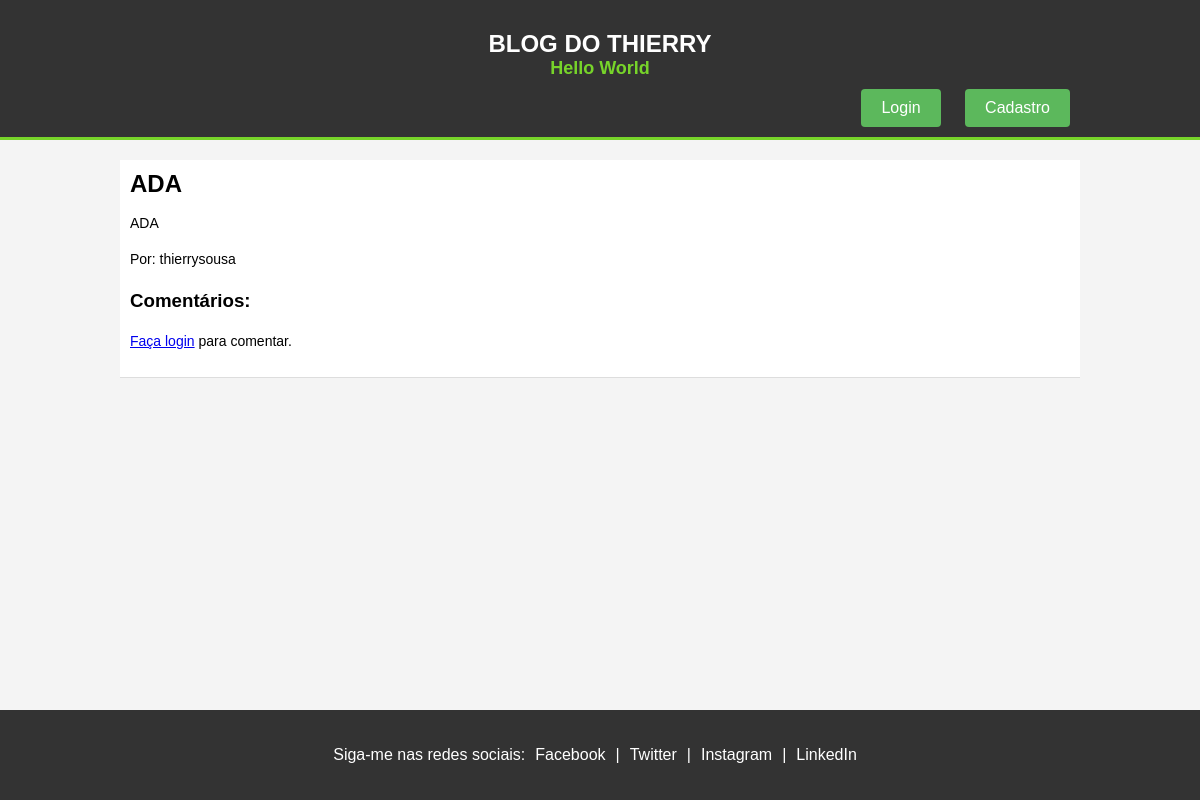
The app's page /, older data.
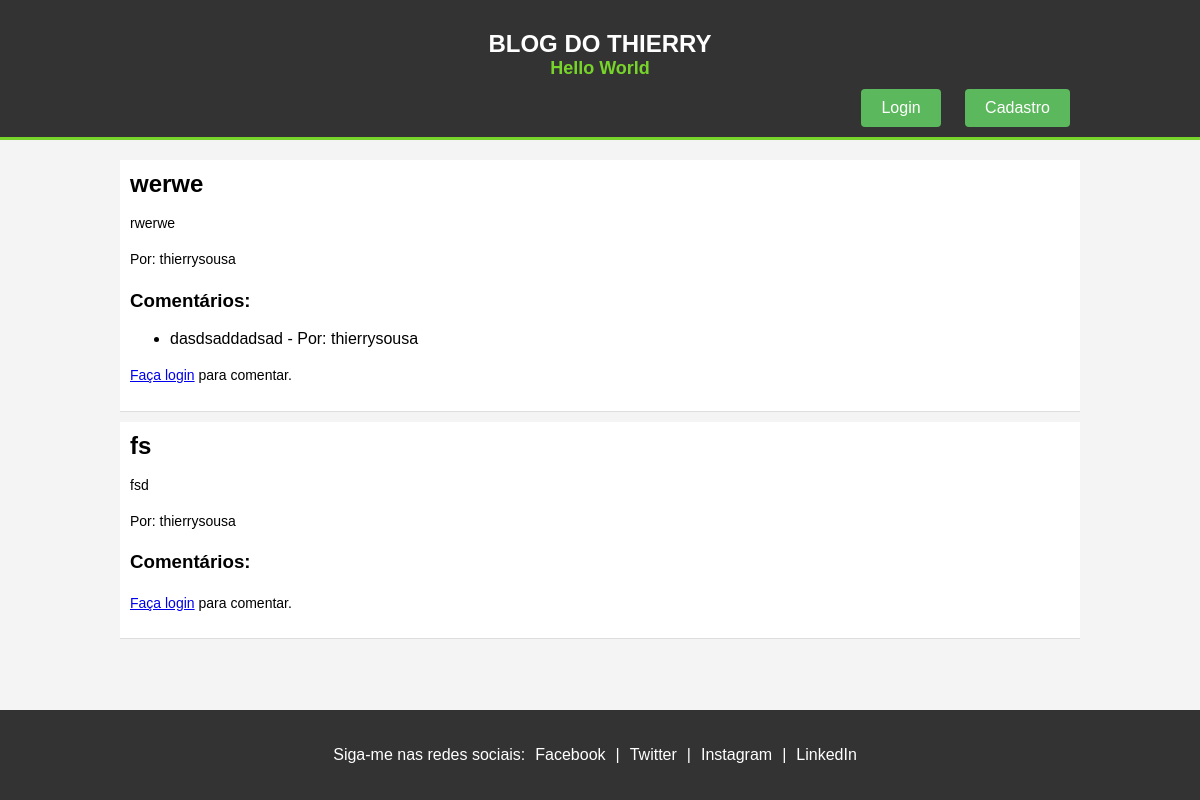
The same page, newer data.
### main.py (models this page shows, shortened)
class Post(db.Model):
    id = db.Column(db.Integer, primary_key=True)
    title = db.Column(db.String(100), nullable=False)
    content = db.Column(db.Text, nullable=False)
    user_id = db.Column(db.Integer, db.ForeignKey('user.id'), nullable=False)
    comments = db.relationship('Comment', backref='post', lazy=True)

class User(UserMixin, db.Model):
    id = db.Column(db.Integer, primary_key=True)
    username = db.Column(db.String(50), unique=True, nullable=False)
    password_hash = db.Column(db.String(100), nullable=False)
    admin = db.Column(db.Boolean, default=False)
    posts = db.relationship('Post', backref='author', lazy=True)
    comments = db.relationship('Comment', backref='user', lazy=True)

class Comment(db.Model):
    id = db.Column(db.Integer, primary_key=True)
    text = db.Column(db.Text, nullable=False)
    timestamp = db.Column(db.DateTime, default=datetime.utcnow)
    user_id = db.Column(db.Integer, db.ForeignKey('user.id'), nullable=False)
    post_id = db.Column(db.Integer, db.ForeignKey('post.id'), nullable=False)

### main.py (the view)
@app.route('/')
def index():
    posts = Post.query.all()
    comments = Comment.query.all()
    return render_template("index.html", posts=posts, comments=comments)

### main.py (called while the page is built)
@app.after_request
def add_header(response):
    response.headers["X-Frame-Options"] = "DENY"
    response.headers["Content-Security-Policy"] = "script-src 'unsafe-inline';"
    response.headers["Access-Control-Allow-Origin"] = "*"
    response.headers["Access-Control-Allow-Credentials"] = "true"
    return response

### templates/index.html (shortened to what this page needs)
<!DOCTYPE html>
<html lang="en">
<head>
    <link rel="stylesheet" href="{{ url_for('static', filename='style.css') }}">
</head>
<body>
    <header id="main-header">
        <div class="container">
            <h1>Blog do Thierry</h1>
            <h2>Hello World</h2>
            <div class="auth-buttons">
                {% if current_user.is_authenticated %}
                <a href="{{ url_for('logout') }}" class="btn">Logout</a>
                {% else %}
                <a href="{{ url_for('login') }}" class="btn">Login</a>
                <a href="{{ url_for('signup') }}" class="btn">Cadastro</a>
                {% endif %}
            </div>
        </div>
    </header>
    <div class="container">
        <div id="main">
            <div id="posts">
                {% for post in posts %}
                <div class="post" id="post-{{ post.id }}">
                    <h2>{{ post.title }}</h2>
                    <p>{{ post.content }}</p>
                    <p>Por: {{ post.author.username }}</p>
                    <h3>Comentários:</h3>
                    <ul id="comments-{{ post.id }}">
                        {% for comment in post.comments %}
                        <li id="comment-{{ comment.id }}">
                            {{ comment.text }} - Por: {{ comment.user.username }}
                        </li>
                        {% endfor %}
                    </ul>
                    {% if current_user.is_authenticated %}
                    <div class="comment-form">
                        <textarea id="comment-{{ post.id }}" placeholder="Seu comentário"></textarea>
                        <button onclick="addComment({{ post.id }})">Enviar Comentário</button>
                    </div>
                    {% else %}
                    <p><a href="{{ url_for('login') }}">Faça login</a> para comentar.</p>
                    {% endif %}
                </div>
                {% endfor %}
            </div>
        </div>
    </div>
    <footer id="main-footer">
        <div class="container">
            <p>Siga-me nas redes sociais:</p>
            <a href="https://www.facebook.com/naotenho" target="_blank">Facebook</a> |
            <a href="https://x.com/thierrysarauj" target="_blank">Twitter</a> |
            <a href="https://www.instagram.com/thierryarauj0/" target="_blank">Instagram</a> |
            <a href="https://www.linkedin.com/in/thierryarauj0/" target="_blank">LinkedIn</a>
        </div>
    </footer>
</body>
</html>

### static/style.css (style rules this page uses)
body { font-family: Arial, sans-serif; margin: 0; padding: 0; background-color: #f4f4f4; }
.container { width: 80%; margin: auto; overflow: hidden; }
#main-header { background-color: #333; color: #fff; padding-top: 30px; min-height: 70px; border-bottom: #77d42a 3px solid; }
#main-header h1 { text-align: center; text-transform: uppercase; margin: 0; font-size: 24px; }
#main-header h2 { text-align: center; margin: 0; font-size: 18px; color: #77d42a; }
#main { margin-top: 20px; padding-bottom: 100px; }
.post { background: #fff; padding: 10px; border-bottom: 1px solid #ddd; margin-bottom: 10px; position: relative; }
.post h2 { margin: 0; }
.post p { font-size: 14px; line-height: 1.6; }
#main-footer { background-color: #333; color: #fff; padding: 20px 0; text-align: center; clear: both; width: 100%; bottom: 0; position: fixed; }
#main-footer .container { display: flex; justify-content: center; align-items: center; flex-direction: row; }
#main-footer a { color: #fff; text-decoration: none; margin: 0 10px; }
.auth-buttons { text-align: right; }
.auth-buttons .btn { display: inline-block; padding: 10px 20px; margin: 10px; color: #fff; background-color: #5cb85c; border: none; border-radius: 4px; text-decoration: none; transition: background-color 0.3s ease; }

Row changes from the older to the newer data that the page shows:
changed Post: title "ADA" → "werwe"; content "ADA" → "rwerwe"
added Comment: text "dasdsaddadsad", user.username "thierrysousa", shown under Post "werwe"
added Post: title "fs", content "fsd", author.username "thierrysousa"
